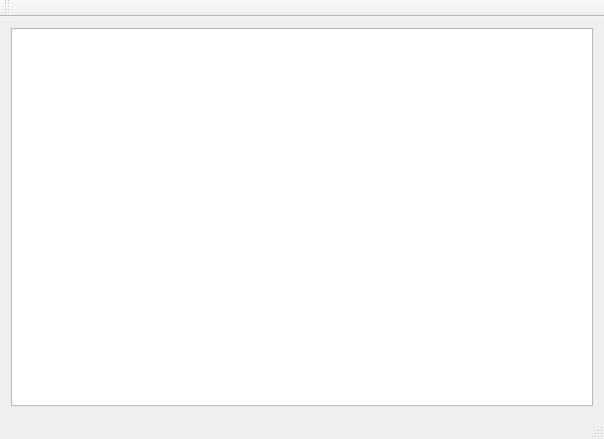
<?xml version="1.0" encoding="UTF-8"?>
<ui version="4.0">
 <class>TTest12_3AClass</class>
 <widget class="QMainWindow" name="TTest12_3AClass">
  <property name="geometry">
   <rect>
    <x>0</x>
    <y>0</y>
    <width>604</width>
    <height>439</height>
   </rect>
  </property>
  <property name="windowTitle">
   <string>TTest12_3A</string>
  </property>
  <widget class="QWidget" name="centralWidget">
   <layout class="QVBoxLayout" name="verticalLayout">
    <item>
     <widget class="QListWidget" name="listWidget"/>
    </item>
   </layout>
  </widget>
  <widget class="QMenuBar" name="menuBar">
   <property name="geometry">
    <rect>
     <x>0</x>
     <y>0</y>
     <width>604</width>
     <height>23</height>
    </rect>
   </property>
  </widget>
  <widget class="QToolBar" name="mainToolBar">
   <attribute name="toolBarArea">
    <enum>TopToolBarArea</enum>
   </attribute>
   <attribute name="toolBarBreak">
    <bool>false</bool>
   </attribute>
  </widget>
  <widget class="QStatusBar" name="statusBar"/>
 </widget>
 <layoutdefault spacing="6" margin="11"/>
 <resources>
  <include location="TTest12_3A.qrc"/>
 </resources>
 <connections/>
</ui>
